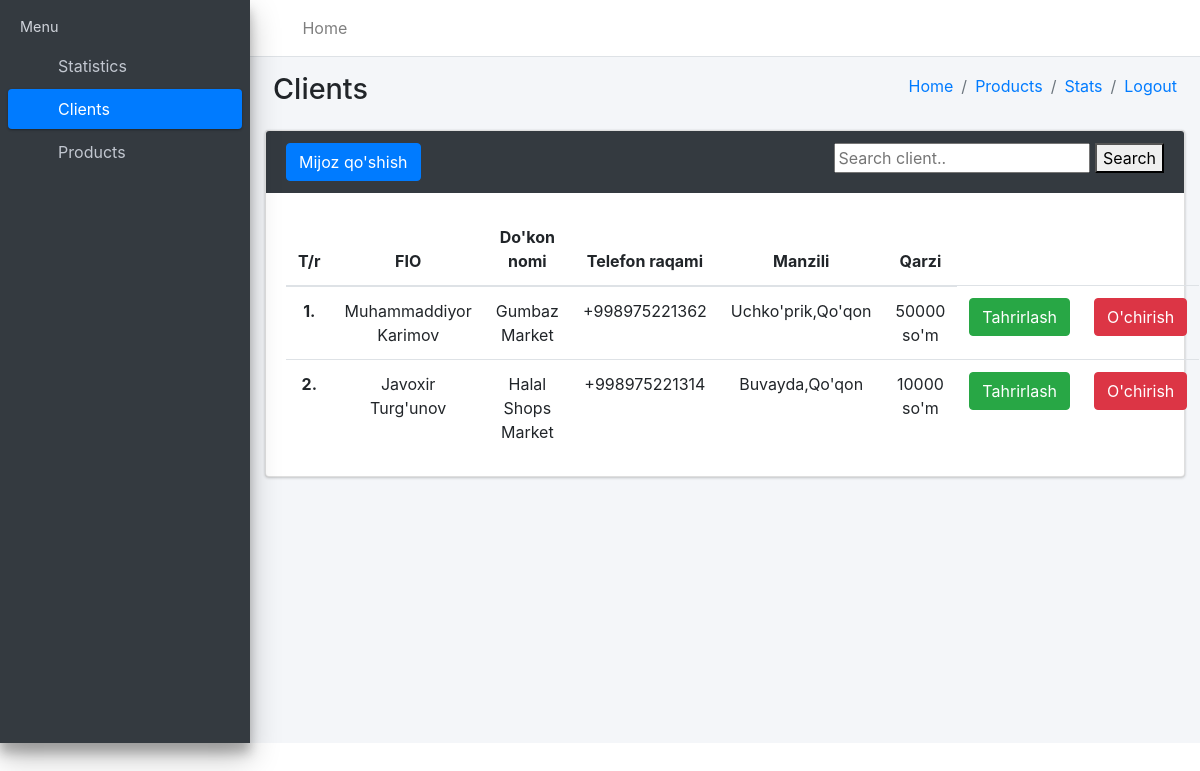
Screenshot of /clientlar/ (signed in) with the database file from the repository.
### asosiy/models.py (models this page shows, shortened)
class Mijoz(models.Model):
    ism = models.CharField(max_length=50)
    dokon = models.CharField(max_length=50)
    tel = models.CharField(max_length=20)
    manzil = models.CharField(max_length=100)
    omborxona = models.ForeignKey(Omborxona,on_delete=models.CASCADE)
    qarz = models.PositiveIntegerField(default=0,null=True)

### asosiy/views.py (the view, shortened to what this page needs)
# urls.py: path('clientlar/',MijozlarView.as_view()),
class MijozlarView(View):
    def get(self, request):
        natija = Mijoz.objects.filter(omborxona = Omborxona.objects.get(user = request.user))
        qidiruv_sozi = request.GET.get('search')
        if qidiruv_sozi:
            natija = natija.filter(ism__contains=qidiruv_sozi)|natija.filter(dokon__contains=qidiruv_sozi)
        content = {
            "mijozlar":natija,
            'omborxonas': Omborxona.objects.all()
        }
        return render(request,"clients.html",content)

### templates/clients.html (shortened to what this page needs)
<!DOCTYPE html>
<html lang="en">
<head>
    {% load static %}
  <link rel="stylesheet" href="{% static 'plugins/fontawesome-free/css/all.min.css' %}">
  <link rel="stylesheet" href="https://code.ionicframework.com/ionicons/2.0.1/css/ionicons.min.css">
  <link rel="stylesheet" href="{% static 'dist/css/adminlte.min.css' %}">
  <link rel="stylesheet" href="https://maxcdn.bootstrapcdn.com/bootstrap/4.5.2/css/bootstrap.min.css">
</head>
<body class="hold-transition sidebar-mini">
<div class="wrapper">
  <nav class="main-header navbar navbar-expand navbar-white navbar-light">
    <ul class="navbar-nav">
      <li class="nav-item">
        <a class="nav-link" data-widget="pushmenu" href="#" role="button"><i class="fas fa-bars"></i></a>
      </li>
      <li class="nav-item d-none d-sm-inline-block">
        <a href="/bulimlar/" class="nav-link">Home</a>
      </li>
    </ul>
  </nav>
  <aside class="main-sidebar sidebar-dark-primary elevation-4">
    <div class="sidebar">
      <nav class="mt-2">
        <ul class="nav nav-pills nav-sidebar flex-column" data-widget="treeview" role="menu" data-accordion="false">
          <li class="nav-header">Menu</li>
          <li class="nav-item">
            <a href="/stats/" class="nav-link">
              <i class="nav-icon far fa-circle text-warning"></i>
              <p>Statistics</p>
            </a>
          </li>
          <li class="nav-item">
            <a href="/clientlar/" class="nav-link active">
              <i class="nav-icon far fa-circle text-danger"></i>
              <p class="text">Clients</p>
            </a>
          </li>
          <li class="nav-item">
            <a href="/mahsulotlar/" class="nav-link">
              <i class="nav-icon far fa-circle text-info"></i>
              <p>Products</p>
            </a>
          </li>
        </ul>
      </nav>
    </div>
  </aside>
  <div class="content-wrapper">
    <div class="content-header">
      <div class="container-fluid">
        <div class="row mb-2">
          <div class="col-sm-6">
            <h1 class="m-0">Clients</h1>
          </div>
          <div class="col-sm-6">
            <ol class="breadcrumb float-sm-right">
             <li class="breadcrumb-item"><a href="/bulimlar/">Home</a></li>
                <li class="breadcrumb-item active"><a href="/mahsulotlar/">Products</a></li>
                <li class="breadcrumb-item active"><a href="/stats/">Stats</a></li>
              <li class="breadcrumb-item"><a href="/logout/">Logout</a></li>
            </ol>
          </div>
        </div>
      </div>
    </div>
    <div class="col-md-12">
        <div class="card card-dark">
            <div class="card-header border-0">
                <div class="d-flex justify-content-between">
                    <button type="submit" class="btn btn-primary" data-toggle="modal" data-target="#myModal">Mijoz qo'shish</button>
                <form method="get">
                    <input type="text" name="search" placeholder="Search client..">
                    <button type="submit">Search</button>
                </form>
                </div>
            </div>
            <div class="card-body">
                <table class="table" style="text-align: center;">
                    <thead>
                        <tr>
                            <th scope="col" style="width: 15px">T/r</th>
                            <th scope="col" style="width: 255px; text-align: center;">FIO</th>
                            <th scope="col" style="text-align: center;">Do'kon nomi</th>
                            <th scope="col" style="text-align: center;">Telefon raqami</th>
                            <th scope="col" style="text-align: center;">Manzili</th>
                            <th scope="col" style="text-align: center;">Qarzi</th>
                        </tr>
                    </thead>
                    <tbody>
                    {% for mijoz in mijozlar %}
                        <tr>
                            <th scope="row">{{forloop.counter}}.</th>
                            <td>{{mijoz.ism}}</td>
                            <td>{{mijoz.dokon}}</td>
                            <td>{{mijoz.tel}}</td>
                            <td>{{mijoz.manzil}}</td>
                            <td>{{mijoz.qarz}} so'm</td>
                            <td><a href="/update_client/{{mijoz.id}}/"><button type="submit" class="btn btn-success" data-toggle="modal">Tahrirlash</button></a></td>
                            <td><a href="/del_client/{{mijoz.id}}/"><button type="submit" class="btn btn-danger" data-toggle="modal">O'chirish</button></td>
                        </tr>
                    {% endfor %}
                    </tbody>
                </table>
            </div>
        </div>
    </div>
</body>
</html>

### rows the page displays
Mijoz: ism "Muhammaddiyor Karimov", dokon "Gumbaz Market", tel "+998975221362", manzil "Uchko'prik,Qo'qon", qarz "50000"
Mijoz: ism "Javoxir Turg'unov", dokon "Halal Shops Market", tel "+998975221314", manzil "Buvayda,Qo'qon", qarz "10000"
